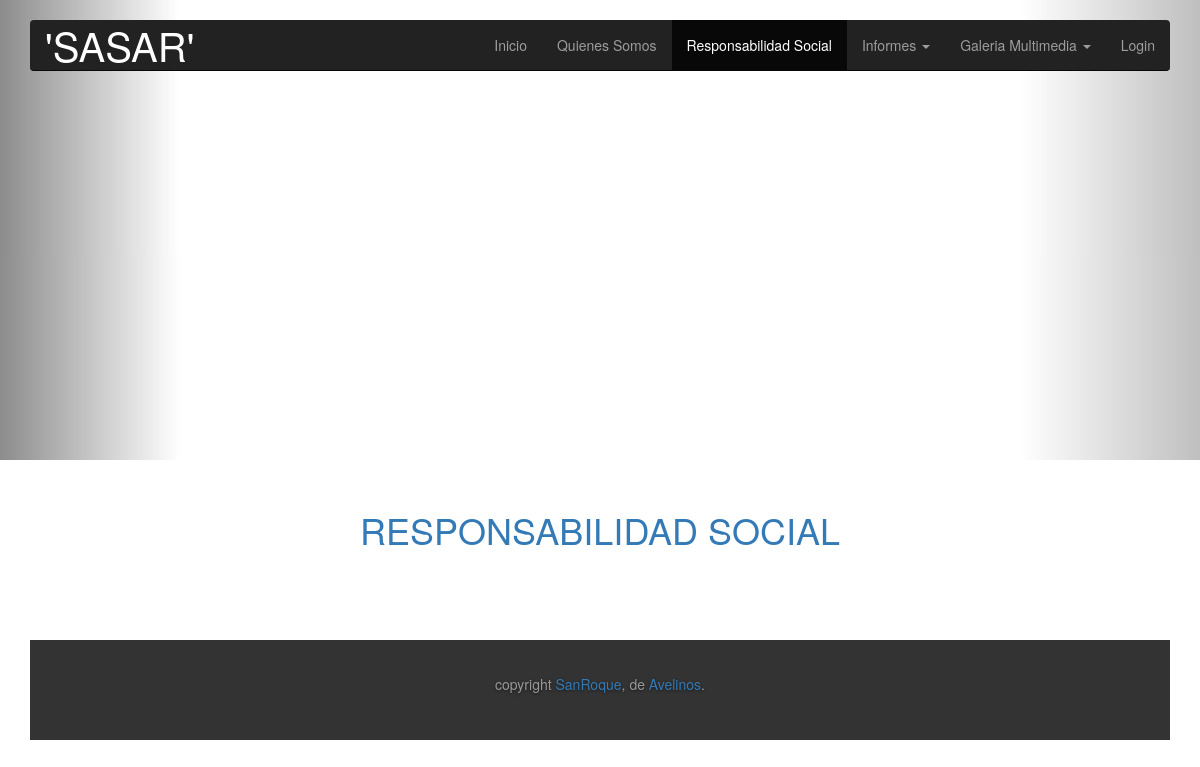
The app's page /responsabilidad_social/, older data.
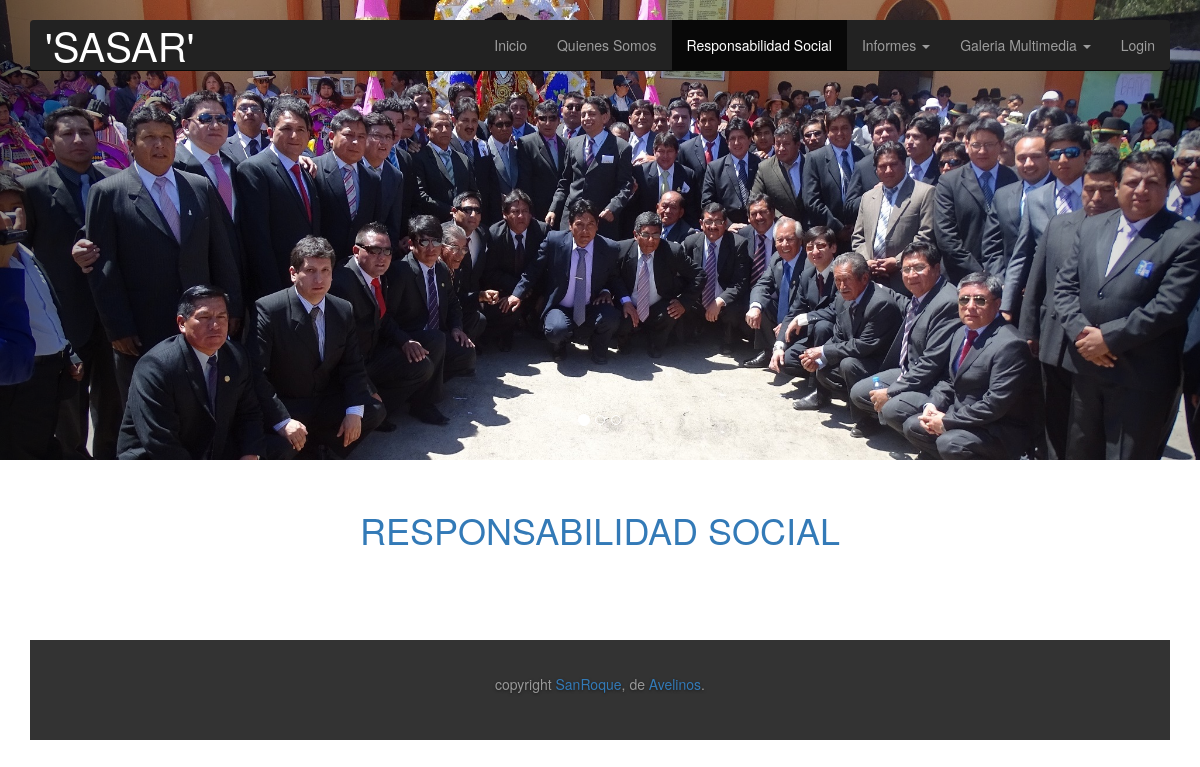
The same page, newer data.
### backend/models.py (models this page shows)
class Portadas(models.Model):
    imagen = models.ImageField(upload_to="Portadas/",blank=True, null=True)
    titulo= models.CharField(max_length=128,blank=True, null=True)
    descripcion= models.TextField(blank=True, null=True)
    socio = models.ForeignKey(Socio,blank=True, null=True)
    def __str__(self):
        return '{0}'.format(self.titulo)

### frontend/views.py (the view)
# urls.py: url(r'^responsabilidad_social/$','responsabilidad_social',name='responsabilidad_social'),
def responsabilidad_social(request):
    portadas = Portadas.objects.all()
    print portadas
    cntxt={
        'portadas':portadas,
    }
    return render(request,'frontend/responsabilidad_social.html',cntxt)

### legion/templates/frontend/responsabilidad_social.html (shortened to what this page needs)
{% extends 'frontend/base.html' %}
{% load staticfiles %}
{% block contenido %}
  <div class="row">
    <h1 class="text-primary text-center">RESPONSABILIDAD SOCIAL</h1>
  </div>
<br/><br/><br/><br/>
{% endblock contenido %}

### legion/templates/frontend/base.html (shortened to what this page needs)
{% load staticfiles %}
<!DOCTYPE html>
<html lang="en">
  <head>
    <link href="{% static 'css/style.css' %}" rel="stylesheet" />
    <link href="{% static 'bootstrap/css/bootstrap.css' %}" rel="stylesheet" />
    <link href="{% static 'bootstrap/css/carousel.css' %}" rel="stylesheet" />
    <link href="{% static 'bootstrap/css/navbar.css' %}" rel="stylesheet" />
  </head>
  <body class="">
    <div class="navbar-wrapper">
      <div class="container">
        <nav class="navbar navbar-inverse navbar-static-top">
          <div class="container">
            <div class="navbar-header">
              <a id="titulo" class="navbar-brand" href="#">'SASAR'</a>
            </div>
            <div id="navbar" class="navbar-collapse collapse">
              <ul class="nav navbar-nav navbar-right">
                <li id="home"><a href="/home">Inicio</a></li>
                <li id="quienes_somos"><a href="{% url 'quienes_somos' %}">Quienes Somos</a></li>
                <li id="responsabilidad_social"><a href="{% url 'responsabilidad_social' %}">Responsabilidad Social</a></li>
                <li id="informe" class="dropdown">
                  <a href="#" class="dropdown-toggle" data-toggle="dropdown" role="button" aria-expanded="false">Informes <span class="caret"></span></a>
                </li>
                <li id="galeria" class="dropdown">
                  <a href="#" class="dropdown-toggle" data-toggle="dropdown" role="button" aria-expanded="false">Galeria Multimedia <span class="caret"></span></a>
                </li>
                {% if user.is_authenticated %}
                {{usuario.gro}}
                    <li class=""><a href="{% url 'index' %}">Ingresar al Sistema</a></li>
                    <li class=""><a href="{% url 'logout' %}">Salir</a></li>
                {% else %}
                <li class=""><a href="/login">Login</a></li>
                {% endif %}
              </ul>
            </div>
          </div>
        </nav>
      </div>
    </div>
    <div id="myCarousel" class="carousel slide" data-ride="carousel">
      <ol class="carousel-indicators">
        <li data-target="#myCarousel" data-slide-to="0" class="active"></li>
        <li data-target="#myCarousel" data-slide-to="1"></li>
        <li data-target="#myCarousel" data-slide-to="2"></li>
      </ol>
      <div class="carousel-inner" role="listbox">
        {% for item in portadas %}
        <div class="item {{item.descripcion}}">
          <img src="{{MEDIA_URL}}{{item.imagen}}"  alt="{{item.titulo}}" />
        </div>
        {% endfor %}
      </div>
      <a class="left carousel-control" href="#myCarousel" role="button" data-slide="prev">
        <span class="glyphicon glyphicon-chevron-left" aria-hidden="true"></span>
      </a>
      <a class="right carousel-control" href="#myCarousel" role="button" data-slide="next">
        <span class="glyphicon glyphicon-chevron-right" aria-hidden="true"></span>
      </a>
    </div>
    <div class="container marketing">
      {% block contenido %}
      {% endblock contenido %}
      <footer>
         <div class="mastfoot">
            <div class="inner">
              <p>copyright <a href="">SanRoque</a>, de <a href="">Avelinos</a>.</p>
            </div>
          </div>
      </footer>
    </div>
  </body>
</html>

Row changes from the older to the newer data that the page shows:
added Portadas: imagen (picture)
